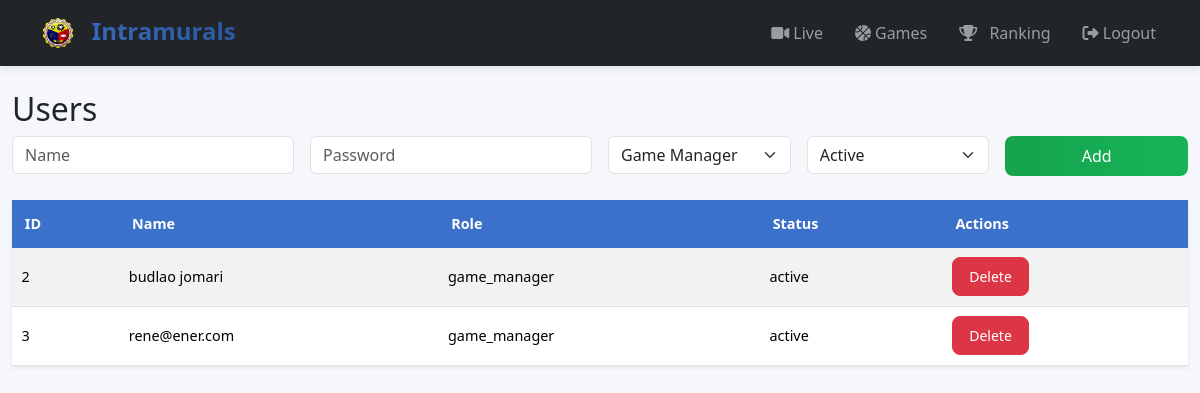
Before: /users/ (signed in) with the older database file.
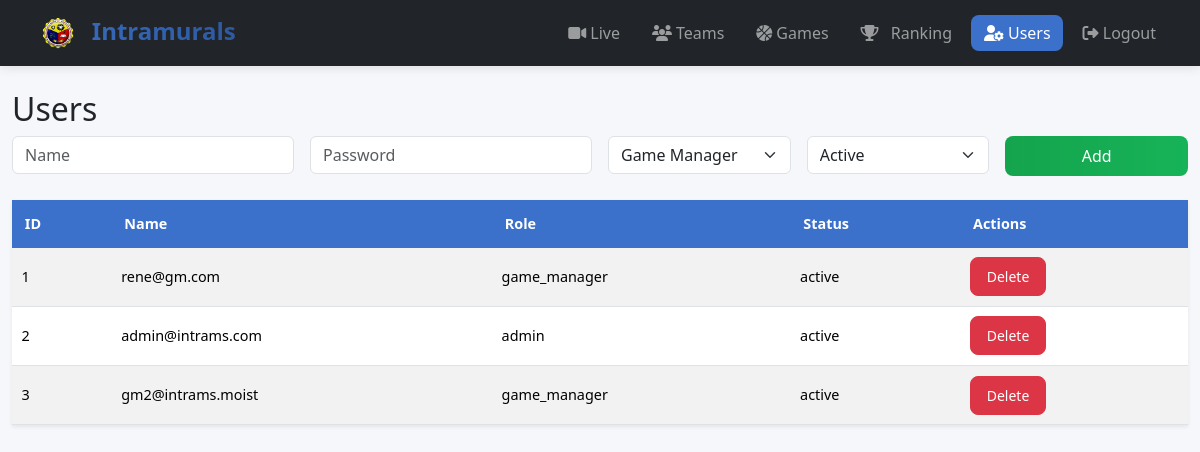
After: the same page with the newer database file.
### models.py (models this page shows, shortened)
class User(db.Model):
    __tablename__ = "users"
    id = db.Column(db.Integer, primary_key=True)
    name = db.Column(db.String(100), nullable=False)
    role = db.Column(db.String(50), nullable=False)  # "game_manager" or "admin"
    password_hash = db.Column(db.String(255), nullable=False)  # store hashed password
    status = db.Column(db.String(20), nullable=False, default="active")  # active/inactive
    @property
    def password(self):
        raise AttributeError("Password is write-only!")
    @password.setter
    def password(self, plain_password):
        self.password_hash = generate_password_hash(plain_password)

### routes/users.py (the view)
@users_bp.route("/")
def list_users():
    users = User.query.all()
    return render_template("users.html", users=users)

### app.py (called while the page is built)
def protect_blueprint(bp, exclude=['index']):
    @bp.before_request
    def require_login():
        if request.endpoint in exclude:
            return
        if "user_id" not in session:
            flash("Please log in first.", "warning")
            return redirect(url_for("login"))

### templates/users.html (shortened to what this page needs)
{% extends "base.html" %} {% block content %}
<h2>Users</h2>
<form class="row g-3 mb-4" method="post" action="{{ url_for('users.add') }}">
	<div class="col-md-3">
		<input type="text" class="form-control" name="name" placeholder="Name" required />
	</div>
	<div class="col-md-3">
		<input type="password" name="password" class="form-control" placeholder="Password" required />
	</div>
	<div class="col-md-2">
		<select class="form-select" name="role" required>
			<option value="game_manager">Game Manager</option>
		</select>
	</div>
	<div class="col-md-2">
		<select class="form-select" name="status" required>
			<option value="active">Active</option>
		</select>
	</div>
	<div class="col-md-2">
		<button type="submit" class="btn btn-success w-100">Add</button>
	</div>
</form>
<table class="table table-striped table-hover shadow-sm">
	<thead class="table-primary">
		<tr>
			<th>ID</th>
			<th>Name</th>
			<th>Role</th>
			<th>Status</th>
			<th>Actions</th>
		</tr>
	</thead>
	<tbody>
		{% for u in users %}
		<tr>
			<td>{{ u.id }}</td>
			<td>{{ u.name }}</td>
			<td>{{ u.role }}</td>
			<td>{{ u.status }}</td>
			<td><a href="{{ url_for('users.delete', id=u.id) }}" class="btn btn-danger btn-sm">Delete</a></td>
		</tr>
		{% endfor %}
	</tbody>
</table>
{% endblock %}

### templates/base.html (shortened to what this page needs)
<!DOCTYPE html>
<html lang="en">
	<head>
		<link href="https://cdn.jsdelivr.net/npm/bootstrap@5.3.2/dist/css/bootstrap.min.css" rel="stylesheet" />
		<link rel="stylesheet" href="https://cdnjs.cloudflare.com/ajax/libs/font-awesome/6.4.0/css/all.min.css" />
	</head>
	<body>
		<nav class="navbar navbar-expand-lg navbar-dark bg-dark">
			<div class="container">
				<a class="navbar-brand fw-bold" href="{{ url_for('index') }}">
					<img src="{{ url_for('static', filename='moist.png') }}" alt="Logo" width="40" height="40" class="me-2" />
					Intramurals
				</a>
				<div class="collapse navbar-collapse" id="navbarNav">
					<ul class="navbar-nav ms-auto text-center">
						<li class="nav-item">
							<a class="nav-link {% if request.endpoint == 'index' %}active{% endif %}" href="{{ url_for('index') }}"> <i class="fas fa-video me-1"></i>Live </a>
						</li>
						{% if session['role']=='admin' %}
						<li class="nav-item">
							<a class="nav-link {% if request.endpoint == 'participants.list_participants' %}active{% endif %}" href="{{ url_for('participants.list_participants') }}">
								<i class="fas fa-users me-1"></i>Teams
							</a>
						</li>
						{% endif %}
						<li class="nav-item">
							<a class="nav-link {% if request.endpoint == 'games.list_games' %}active{% endif %}" href="{{ url_for('games.list_games') }}">
								<i class="fas fa-basketball-ball me-1"></i>Games
							</a>
						</li>
						<li class="nav-item">
							<a class="nav-link {% if request.endpoint == 'games.rankings' %}active{% endif %}" href="{{ url_for('games.rankings') }}"> <i class="fas fa-trophy me-2"></i> Ranking </a>
						</li>
						{% if session['role']=='admin' %}
						<li class="nav-item">
							<a class="nav-link {% if request.endpoint == 'users.list_users' %}active{% endif %}" href="{{ url_for('users.list_users') }}">
								<i class="fas fa-user-cog me-1"></i>Users
							</a>
						</li>
						{% endif %}
						<li class="nav-item">
							<a class="nav-link" href="{{ url_for('logout') }}"> <i class="fas fa-sign-out-alt"></i> Logout </a>
						</li>
					</ul>
				</div>
			</div>
		</nav>
		<main class="container my-4">{% block content %}{% endblock %}</main>
	</body>
</html>

### templates/base.html (style rules this page uses)
:root { --primary-color: #3b71ca; --secondary-color: #f8f9fa; --accent-color: #dc3545; --dark-color: #212529; --light-color: #f8f9fa; --success-color: #14a44d; --border-radius: 8px; }
body { background-color: #f5f7fb; font-family: "Segoe UI", Tahoma, Geneva, Verdana, sans-serif; }
.navbar { box-shadow: 0 2px 10px rgba(0, 0, 0, 0.1); padding: 0.5rem 1rem; }
.navbar-brand { font-weight: 700; font-size: 1.5rem; background: linear-gradient(45deg, var(--primary-color), #2b5699); -webkit-background-clip: text; -webkit-text-fill-color: transparent; padding: 0.3rem 0.6rem; border-radius: var(--border-radius); }
.nav-link { font-weight: 500; padding: 0.4rem 0.8rem !important; margin: 0 0.2rem; border-radius: var(--border-radius); transition: all 0.3s ease; text-align: center; }
.nav-link.active { background-color: var(--primary-color); color: white !important; }
.container { max-width: 1200px; }
.btn { border-radius: var(--border-radius); padding: 0.5rem 1rem; font-weight: 500; transition: all 0.3s ease; }
.btn-success { background: linear-gradient(to right, var(--success-color), #17b358); border: none; }
.table th { background-color: var(--primary-color); color: white; border: none; padding: 0.8rem; font-size: 0.9rem; }
.table td { padding: 0.6rem; vertical-align: middle; font-size: 0.9rem; }

Changed rows visible on the page:
added User: id "1", name "rene@gm.com", role "game_manager", status "active"
changed User id 2: name "budlao jomari" → "admin@intrams.com"; role "game_manager" → "admin"
changed User id 3: name "rene@ener.com" → "gm2@intrams.moist"
Other visible differences:
text now shown: "Teams Users"
